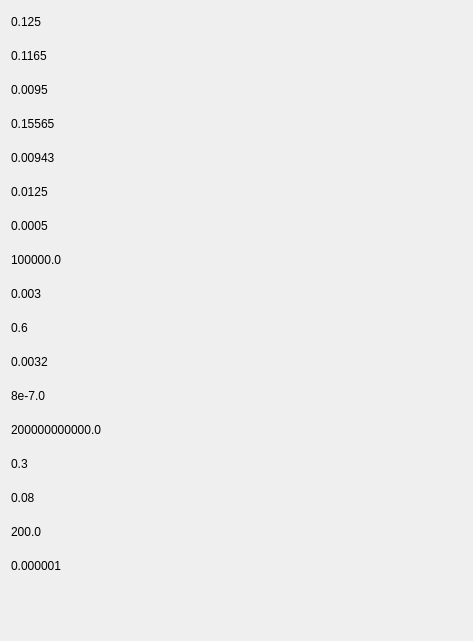
    <widget class="CardWidget" name="CardWidget_166">
     <property name="geometry">
      <rect>
       <x>510</x>
       <y>170</y>
       <width>191</width>
       <height>641</height>
      </rect>
     </property>
     <property name="minimumSize">
      <size>
       <width>0</width>
       <height>0</height>
      </size>
     </property>
     <layout class="QGridLayout" name="gridLayout_94">
      <property name="topMargin">
       <number>8</number>
      </property>
      <property name="bottomMargin">
       <number>8</number>
      </property>
      <item row="20" column="1">
       <widget class="SubtitleLabel" name="SubtitleLabel_698">
        <property name="minimumSize">
         <size>
          <width>451</width>
          <height>28</height>
         </size>
        </property>
        <property name="maximumSize">
         <size>
          <width>461</width>
          <height>28</height>
         </size>
        </property>
        <property name="text">
         <string>0.0095</string>
        </property>
       </widget>
      </item>
      <item row="28" column="1">
       <widget class="SubtitleLabel" name="SubtitleLabel_706">
        <property name="minimumSize">
         <size>
          <width>451</width>
          <height>28</height>
         </size>
        </property>
        <property name="maximumSize">
         <size>
          <width>461</width>
          <height>28</height>
         </size>
        </property>
        <property name="text">
         <string>0.0032</string>
        </property>
       </widget>
      </item>
      <item row="19" column="1">
       <widget class="SubtitleLabel" name="SubtitleLabel_697">
        <property name="minimumSize">
         <size>
          <width>451</width>
          <height>28</height>
         </size>
        </property>
        <property name="maximumSize">
         <size>
          <width>461</width>
          <height>28</height>
         </size>
        </property>
        <property name="text">
         <string>0.1165</string>
        </property>
       </widget>
      </item>
      <item row="24" column="1">
       <widget class="SubtitleLabel" name="SubtitleLabel_702">
        <property name="minimumSize">
         <size>
          <width>451</width>
          <height>28</height>
         </size>
        </property>
        <property name="maximumSize">
         <size>
          <width>461</width>
          <height>28</height>
         </size>
        </property>
        <property name="text">
         <string>0.0005</string>
        </property>
       </widget>
      </item>
      <item row="25" column="1">
       <widget class="SubtitleLabel" name="SubtitleLabel_703">
        <property name="minimumSize">
         <size>
          <width>451</width>
          <height>28</height>
         </size>
        </property>
        <property name="maximumSize">
         <size>
          <width>461</width>
          <height>28</height>
         </size>
        </property>
        <property name="text">
         <string>100000.0</string>
        </property>
       </widget>
      </item>
      <item row="31" column="1">
       <widget class="SubtitleLabel" name="SubtitleLabel_709">
        <property name="minimumSize">
         <size>
          <width>451</width>
          <height>28</height>
         </size>
        </property>
        <property name="maximumSize">
         <size>
          <width>461</width>
          <height>28</height>
         </size>
        </property>
        <property name="text">
         <string>0.3</string>
        </property>
       </widget>
      </item>
      <item row="32" column="1">
       <widget class="SubtitleLabel" name="SubtitleLabel_710">
        <property name="minimumSize">
         <size>
          <width>451</width>
          <height>28</height>
         </size>
        </property>
        <property name="maximumSize">
         <size>
          <width>461</width>
          <height>28</height>
         </size>
        </property>
        <property name="text">
         <string>0.08</string>
        </property>
       </widget>
      </item>
      <item row="21" column="1">
       <widget class="SubtitleLabel" name="SubtitleLabel_699">
        <property name="minimumSize">
         <size>
          <width>451</width>
          <height>28</height>
         </size>
        </property>
        <property name="maximumSize">
         <size>
          <width>461</width>
          <height>28</height>
         </size>
        </property>
        <property name="text">
         <string>0.15565</string>
        </property>
       </widget>
      </item>
      <item row="33" column="1">
       <widget class="SubtitleLabel" name="SubtitleLabel_711">
        <property name="minimumSize">
         <size>
          <width>451</width>
          <height>28</height>
         </size>
        </property>
        <property name="maximumSize">
         <size>
          <width>461</width>
          <height>28</height>
         </size>
        </property>
        <property name="text">
         <string>200.0</string>
        </property>
       </widget>
      </item>
      <item row="35" column="1">
       <widget class="SubtitleLabel" name="SubtitleLabel_1035">
        <property name="maximumSize">
         <size>
          <width>16777215</width>
          <height>31</height>
         </size>
        </property>
        <property name="text">
         <string/>
        </property>
       </widget>
      </item>
      <item row="23" column="1">
       <widget class="SubtitleLabel" name="SubtitleLabel_701">
        <property name="minimumSize">
         <size>
          <width>451</width>
          <height>28</height>
         </size>
        </property>
        <property name="maximumSize">
         <size>
          <width>461</width>
          <height>28</height>
         </size>
        </property>
        <property name="text">
         <string>0.0125</string>
        </property>
       </widget>
      </item>
      <item row="17" column="1">
       <widget class="SubtitleLabel" name="SubtitleLabel_696">
        <property name="minimumSize">
         <size>
          <width>451</width>
          <height>28</height>
         </size>
        </property>
        <property name="maximumSize">
         <size>
          <width>461</width>
          <height>28</height>
         </size>
        </property>
        <property name="text">
         <string>0.125</string>
        </property>
       </widget>
      </item>
      <item row="26" column="1">
       <widget class="SubtitleLabel" name="SubtitleLabel_704">
        <property name="minimumSize">
         <size>
          <width>451</width>
          <height>28</height>
         </size>
        </property>
        <property name="maximumSize">
         <size>
          <width>461</width>
          <height>28</height>
         </size>
        </property>
        <property name="text">
         <string>0.003</string>
        </property>
       </widget>
      </item>
      <item row="29" column="1">
       <widget class="SubtitleLabel" name="SubtitleLabel_707">
        <property name="minimumSize">
         <size>
          <width>451</width>
          <height>28</height>
         </size>
        </property>
        <property name="maximumSize">
         <size>
          <width>461</width>
          <height>28</height>
         </size>
        </property>
        <property name="text">
         <string>8e-7.0</string>
        </property>
       </widget>
      </item>
      <item row="30" column="1">
       <widget class="SubtitleLabel" name="SubtitleLabel_708">
        <property name="minimumSize">
         <size>
          <width>451</width>
          <height>28</height>
         </size>
        </property>
        <property name="maximumSize">
         <size>
          <width>461</width>
          <height>28</height>
         </size>
        </property>
        <property name="text">
         <string>200000000000.0</string>
        </property>
       </widget>
      </item>
      <item row="27" column="1">
       <widget class="SubtitleLabel" name="SubtitleLabel_705">
        <property name="minimumSize">
         <size>
          <width>451</width>
          <height>28</height>
         </size>
        </property>
        <property name="maximumSize">
         <size>
          <width>461</width>
          <height>28</height>
         </size>
        </property>
        <property name="text">
         <string>0.6</string>
        </property>
       </widget>
      </item>
      <item row="22" column="1">
       <widget class="SubtitleLabel" name="SubtitleLabel_700">
        <property name="minimumSize">
         <size>
          <width>451</width>
          <height>28</height>
         </size>
        </property>
        <property name="maximumSize">
         <size>
          <width>461</width>
          <height>28</height>
         </size>
        </property>
        <property name="text">
         <string>0.00943</string>
        </property>
       </widget>
      </item>
      <item row="34" column="1">
       <widget class="SubtitleLabel" name="SubtitleLabel_712">
        <property name="minimumSize">
         <size>
          <width>451</width>
          <height>28</height>
         </size>
        </property>
        <property name="maximumSize">
         <size>
          <width>461</width>
          <height>28</height>
         </size>
        </property>
        <property name="text">
         <string>0.000001</string>
        </property>
       </widget>
      </item>
     </layout>
    </widget>
